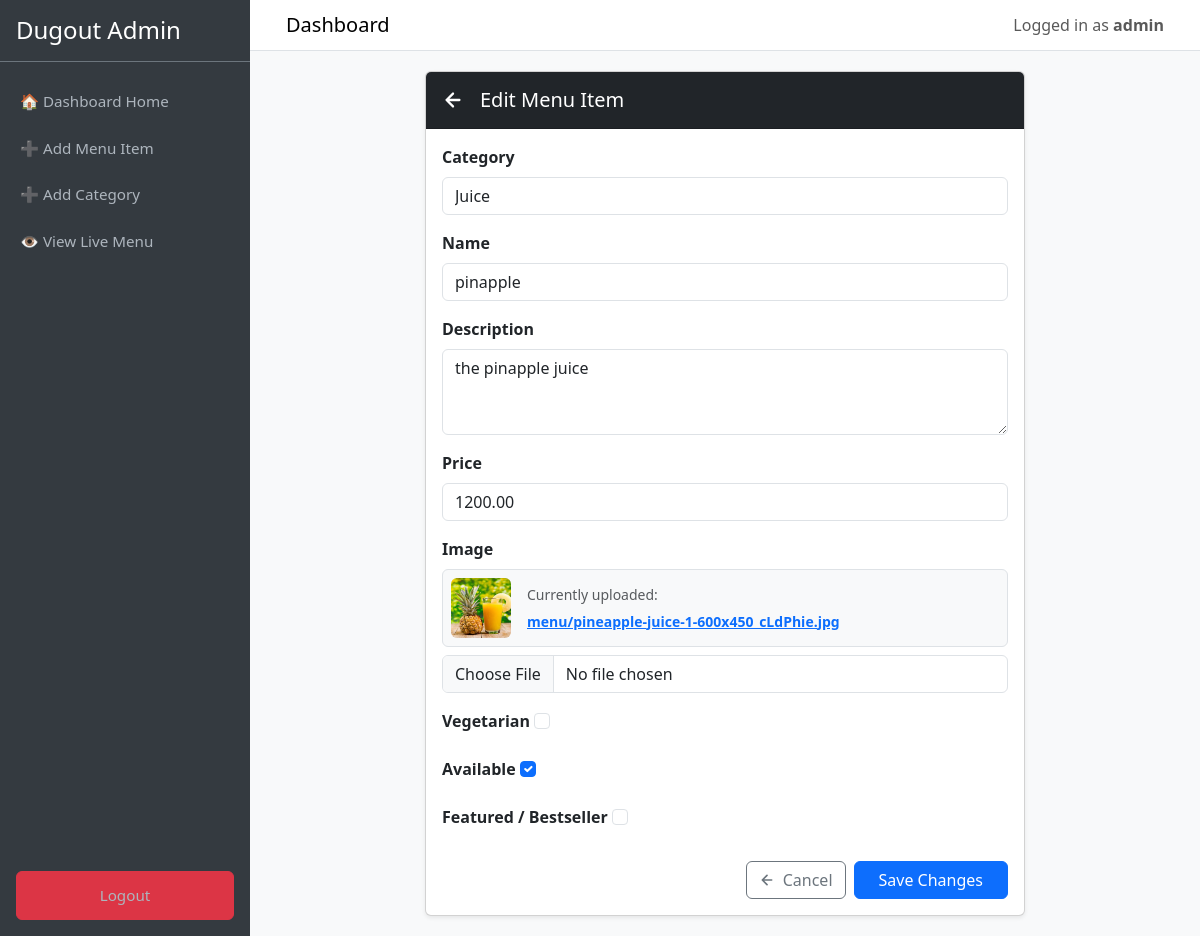
Before: /dashboard/item/14/edit/ (signed in) with the older database file.
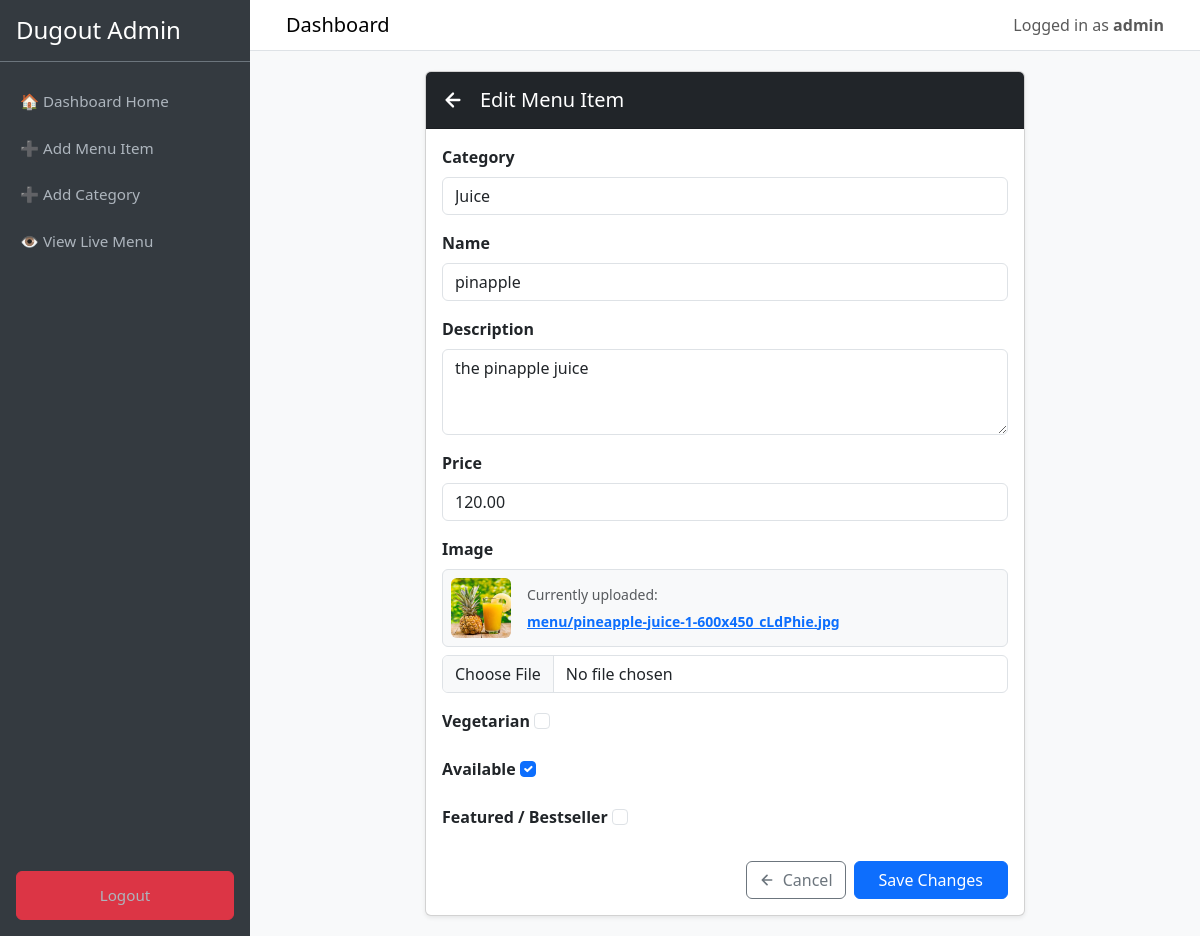
After: the same page with the newer database file.
### menu/models.py (models this page shows, shortened)
class MenuItem(models.Model):
    category = models.ForeignKey(Category,on_delete=models.CASCADE,related_name='items')
    name = models.CharField(max_length=200)
    description = models.TextField(blank=True)
    price = models.DecimalField(max_digits=8, decimal_places=2)
    image = models.ImageField(upload_to='menu_images/', blank=True, null=True)
    is_veg = models.BooleanField(default=False, verbose_name="Vegetarian")
    is_available = models.BooleanField(default=True, verbose_name="Available")
    is_featured = models.BooleanField(default=False, verbose_name="Featured / Bestseller")
    created_at = models.DateTimeField(auto_now_add=True)
    class Meta:
        ordering = ['name']

### menu/views.py (the view)
# urls.py: path('dashboard/item/<int:pk>/edit/', views.dashboard_item_update, name='dashboard_item_update'),
@login_required(login_url='menu:dashboard_login')
def dashboard_item_update(request, pk):
    item = get_object_or_404(MenuItem, pk=pk)
    if request.method == 'POST':
        form = MenuItemForm(request.POST, request.FILES, instance=item)
        if form.is_valid():
            form.save()
            messages.success(request, 'Item updated successfully!')
            return redirect('menu:dashboard_home')
    else:
        form = MenuItemForm(instance=item)
    return render(request, 'dashboard/form.html', {'form': form, 'title': 'Edit Menu Item'})

### menu/forms.py
class MenuItemForm(forms.ModelForm):
    class Meta:
        model = MenuItem
        fields = ['category', 'name', 'description', 'price', 'image', 'is_veg', 'is_available', 'is_featured']
        widgets = {
            'category': forms.Select(attrs={'class': 'form-control'}),
            'name': forms.TextInput(attrs={'class': 'form-control', 'placeholder': 'Item Name'}),
            'description': forms.Textarea(attrs={'class': 'form-control', 'rows': 3, 'placeholder': 'Item Description'}),
            'price': forms.NumberInput(attrs={'class': 'form-control', 'step': '0.01'}),
            'image': forms.FileInput(attrs={'class': 'form-control'}),
            'is_veg': forms.CheckboxInput(attrs={'class': 'form-check-input'}),
            'is_available': forms.CheckboxInput(attrs={'class': 'form-check-input'}),
            'is_featured': forms.CheckboxInput(attrs={'class': 'form-check-input'}),
        }

### menu/models.py (called while the page is built)
    def __str__(self):
        return self.name

### templates/dashboard/form.html (shortened to what this page needs)
{% extends 'dashboard/base.html' %}
{% block content %}
<div class="card shadow-sm mx-auto" style="max-width: 600px;">
    <div class="card-header bg-dark text-white d-flex align-items-center justify-content-between py-3">
        <h5 class="mb-0 d-flex align-items-center">
            <a href="{% url 'menu:dashboard_home' %}" class="text-white text-decoration-none me-3 d-flex align-items-center" title="Back to Dashboard">
                <svg width="22" height="22" viewBox="0 0 24 24" fill="none" stroke="currentColor" stroke-width="2.5" stroke-linecap="round" stroke-linejoin="round">
                    <path d="M19 12H5M12 19l-7-7 7-7"/>
                </svg>
            </a>
            {{ title }}
        </h5>
    </div>
    <div class="card-body">
        <form method="post" enctype="multipart/form-data">
            {% for field in form %}
                <div class="mb-3">
                    <label class="form-label fw-bold">{{ field.label }}</label>
                    {% if field.name == 'image' and form.instance.image %}
                        <div class="mb-2 p-2 border rounded bg-light d-flex align-items-center gap-3">
                            <img src="{{ form.instance.image.url }}" class="rounded object-fit-cover" width="60" height="60" alt="Current Image">
                            <div>
                                <div class="small text-muted mb-1">Currently uploaded:</div>
                                <a href="{{ form.instance.image.url }}" target="_blank" class="small fw-semibold">{{ form.instance.image.name }}</a>
                            </div>
                        </div>
                    {% endif %}
                    {{ field }}
                </div>
            {% endfor %}
            <div class="d-flex justify-content-end gap-2 mt-4">
                <a href="{% url 'menu:dashboard_home' %}" class="btn btn-outline-secondary d-flex align-items-center gap-2">
                    <svg width="16" height="16" viewBox="0 0 24 24" fill="none" stroke="currentColor" stroke-width="2.5" stroke-linecap="round" stroke-linejoin="round">
                        <path d="M19 12H5M12 19l-7-7 7-7"/>
                    </svg>
                    Cancel
                </a>
                <button type="submit" class="btn btn-primary px-4">Save Changes</button>
            </div>
        </form>
    </div>
</div>
{% endblock %}

Changed rows visible on the page:
changed MenuItem "menu/pineapple-juice-1-600x450_cLdPhie.jpg": price "1200.00" → "120.00"
